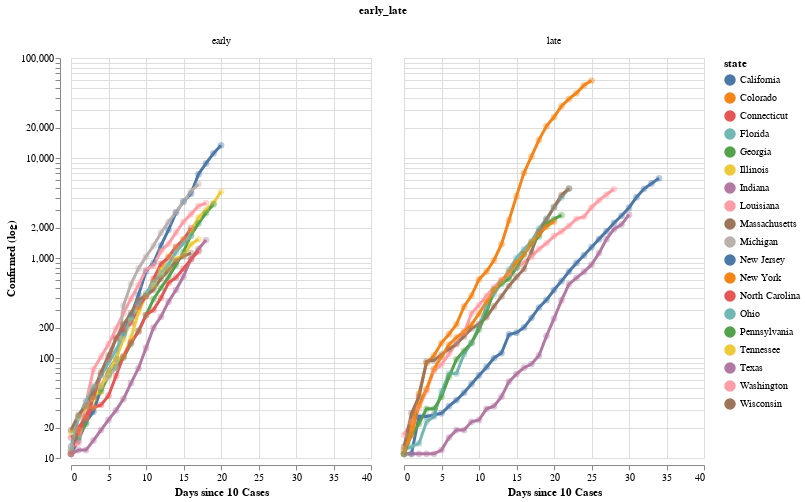

The notebook cell saved with this chart:
### Code cell
nyt_chart.set_width(300).set_height(400)
altChart = nyt_chart.set_xdomain((0, 40)).compile()

#drop countries that do not have a lockdown date
altChart.data = altChart.data[~altChart.data.lockdown_date.isnull()]

altChart.data["early_late"] = "late"
altChart.data.loc[altChart.data["lockdown_x"]<15,"early_late"] = "early"

altChart.facet(column="early_late")

### Figure 1 — Vega-Lite specification as saved in the notebook (floating-point values rounded to 4 significant figures; data arrays with more than 128 entries replaced by an {"elided": "..."} marker saying what was removed)
{"config": {"view": {"continuousWidth": 400, "continuousHeight": 300}}, "data": {"name": "data-df1da8ab67897c0065df93b383eacc5b"}, "facet": {"column": {"type": "nominal", "field": "early_late"}}, "spec": {"layer": [{"mark": {"type": "point", "filled": true, "size": 400}, "encoding": {"color": {"type": "nominal", "field": "state"}, "detail": {"type": "nominal", "field": "state"}, "opacity": {"value": 0}, "x": {"type": "quantitative", "field": "x", "scale": {"domain": [0, 40]}, "title": "Days since 10 Cases"}, "y": {"type": "quantitative", "field": "y", "scale": {"domain": [10, 100000], "type": "log"}, "title": "Confirmed (log)"}}, "height": 400, "transform": [{"filter": "datum.y !== null"}, {"filter": "datum.y > 0"}], "width": 300}, {"mark": "point", "encoding": {"opacity": {"value": 0}, "x": {"type": "quantitative", "field": "x"}}, "height": 400, "selection": {"selector012": {"type": "single", "nearest": true, "on": "mouseover", "fields": ["x"], "empty": "none"}}, "width": 300}, {"mark": {"type": "point", "filled": true, "size": 400}, "encoding": {"color": {"type": "nominal", "field": "state"}, "detail": {"type": "nominal", "field": "state"}, "opacity": {"condition": {"value": 0.0, "test": "!isDefined(click.state) || !isDefined(click_state) || click.state == datum.state || click.state == \"\""}, "value": 0.0}, "x": {"type": "quantitative", "field": "x", "scale": {"domain": [0, 40]}, "title": "Days since 10 Cases"}, "y": {"type": "quantitative", "field": "y", "scale": {"domain": [10, 100000], "type": "log"}, "title": "Confirmed (log)"}}, "height": 400, "selection": {"click": {"type": "single", "fields": ["state"], "on": "click", "empty": "all", "bind": {"input": "select", "options": ["", "California", "Texas", "Washington", "New York", "Florida", "Massachusetts", "Georgia", "Colorado", "Illinois", "New Jersey", "Pennsylvania", "Indiana", "Louisiana", "Maryland", "Michigan", "North Carolina", "Tennessee", "Connecticut", "Ohio", "Wisconsin"], "name": "Filter on state: "}}}, "transform": [{"filter": "datum.y !== null"}, {"filter": "datum.y > 0"}, {"filter": "!isDefined(click.state) || !isDefined(click_state) || click.state == datum.state || click.state == \"\""}], "width": 300}, {"mark": {"type": "line", "size": 3}, "encoding": {"color": {"type": "nominal", "field": "state"}, "detail": {"type": "nominal", "field": "state"}, "opacity": {"condition": {"value": 1, "test": "!isDefined(click.state) || !isDefined(click_state) || click.state == datum.state || click.state == \"\""}, "value": 0.1}, "x": {"type": "quantitative", "field": "x", "scale": {"domain": [0, 40]}, "title": "Days since 10 Cases"}, "y": {"type": "quantitative", "field": "y", "scale": {"domain": [10, 100000], "type": "log"}, "title": "Confirmed (log)"}}, "height": 400, "transform": [{"filter": "datum.y !== null"}, {"filter": "datum.y > 0"}], "width": 300}, {"mark": {"type": "point", "filled": true, "size": 45}, "encoding": {"color": {"type": "nominal", "field": "state"}, "detail": {"type": "nominal", "field": "state"}, "opacity": {"condition": {"value": 0.4, "test": "!isDefined(click.state) || !isDefined(click_state) || click.state == datum.state || click.state == \"\""}, "value": 0.1}, "x": {"type": "quantitative", "field": "x", "scale": {"domain": [0, 40]}, "title": "Days since 10 Cases"}, "y": {"type": "quantitative", "field": "y", "scale": {"domain": [10, 100000], "type": "log"}, "title": "Confirmed (log)"}}, "height": 400, "transform": [{"filter": "datum.y !== null"}, {"filter": "datum.y > 0"}], "width": 300}, {"mark": {"type": "point", "filled": true}, "encoding": {"color": {"type": "nominal", "field": "state"}, "detail": {"type": "nominal", "field": "state"}, "opacity": {"condition": {"value": 1, "selection": "selector012"}, "value": 0}, "x": {"type": "quantitative", "field": "x", "scale": {"domain": [0, 40]}, "title": "Days since 10 Cases"}, "y": {"type": "quantitative", "field": "y", "scale": {"domain": [10, 100000], "type": "log"}, "title": "Confirmed (log)"}}, "height": 400, "transform": [{"filter": "datum.y !== null"}, {"filter": "datum.y > 0"}, {"filter": "isDefined(click.state) && click.state == datum.state"}], "width": 300}, {"mark": {"type": "text", "align": "left", "dx": 5, "dy": -5}, "encoding": {"color": {"value": "black"}, "detail": {"type": "nominal", "field": "state"}, "opacity": {"value": 1}, "text": {"condition": {"type": "nominal", "field": "tooltip_text", "selection": "selector012"}, "value": " "}, "x": {"type": "quantitative", "field": "x", "scale": {"domain": [0, 40]}, "title": "Days since 10 Cases"}, "y": {"type": "quantitative", "field": "y", "scale": {"domain": [10, 100000], "type": "log"}, "title": "Confirmed (log)"}}, "height": 400, "transform": [{"filter": "datum.y !== null"}, {"filter": "datum.y > 0"}, {"calculate": "datum.state + \": \" + datum.y", "as": "tooltip_text"}, {"filter": "isDefined(click.state) && click.state == datum.state"}], "width": 300}, {"mark": {"type": "rule", "color": "gray"}, "encoding": {"x": {"type": "quantitative", "field": "x"}}, "height": 400, "transform": [{"filter": {"selection": "selector012"}}, {"filter": "isDefined(click.state) && isDefined(click_state) && click.state != \"\""}], "width": 300}, {"mark": {"type": "rule", "strokeDash": [7, 3]}, "encoding": {"color": {"type": "nominal", "field": "state"}, "detail": {"type": "nominal", "field": "state"}, "x": {"type": "quantitative", "field": "x"}}, "height": 400, "transform": [{"filter": "datum.x == datum.lockdown_x"}, {"filter": "isDefined(click.state) && click.state == datum.state"}], "width": 300}, {"mark": {"type": "text", "align": "left", "dx": 5, "dy": -200}, "encoding": {"color": {"value": "black"}, "detail": {"type": "nominal", "field": "state"}, "text": {"condition": {"type": "nominal", "field": "lockdown_tooltip_text", "selection": "selector012"}, "value": " "}, "x": {"type": "quantitative", "field": "x"}}, "height": 400, "transform": [{"filter": "datum.x == datum.lockdown_x"}, {"filter": "isDefined(click.state) && click.state == datum.state"}, {"calculate": "datum.state + \" \" + datum.lockdown_type", "as": "lockdown_tooltip_text"}, {"filter": "isDefined(click.state) && click.state == datum.state"}], "width": 300}, {"mark": {"type": "line", "size": 3, "strokeDash": [1, 1]}, "encoding": {"color": {"type": "nominal", "field": "state"}, "detail": {"type": "nominal", "field": "state"}, "x": {"type": "quantitative", "field": "x", "scale": {"domain": [0, 40]}, "title": "Days since 10 Cases"}, "y": {"type": "quantitative", "field": "model_y", "scale": {"domain": [10, 100000], "type": "log"}, "title": "Confirmed (log)"}}, "height": 400, "transform": [{"filter": "datum.lockdown_x != null"}, {"filter": "datum.x >= datum.lockdown_x"}, {"filter": "datum.y !== null"}, {"calculate": "datum.lockdown_y * pow(datum.lockdown_slope, datum.x - datum.lockdown_x)", "as": "model_y"}, {"filter": "isDefined(click.state) && click.state == datum.state"}], "width": 300}, {"mark": {"type": "text", "align": "left", "dx": 5, "dy": -20}, "encoding": {"color": {"value": "black"}, "detail": {"type": "nominal", "field": "state"}, "opacity": {"value": 1}, "text": {"condition": {"type": "nominal", "field": "extrap_text", "selection": "selector012"}, "value": " "}, "x": {"type": "quantitative", "field": "x", "scale": {"domain": [0, 40]}, "title": "Days since 10 Cases"}, "y": {"type": "quantitative", "field": "model_y", "scale": {"domain": [10, 100000], "type": "log"}, "title": "Confirmed (log)"}}, "height": 400, "transform": [{"filter": "datum.lockdown_x != null"}, {"filter": "datum.x >= datum.lockdown_x"}, {"filter": "datum.y !== null"}, {"calculate": "datum.lockdown_y * pow(datum.lockdown_slope, datum.x - datum.lockdown_x)", "as": "model_y"}, {"filter": "isDefined(click.state) && click.state == datum.state"}, {"calculate": "\"trend at lockdown for \" + datum.state", "as": "extrap_text"}], "width": 300}]}, "$schema": "https://vega.github.io/schema/vega-lite/v4.0.0.json", "datasets": {"data-df1da8ab67897c0065df93b383eacc5b": {"elided": "415 records"}}}
